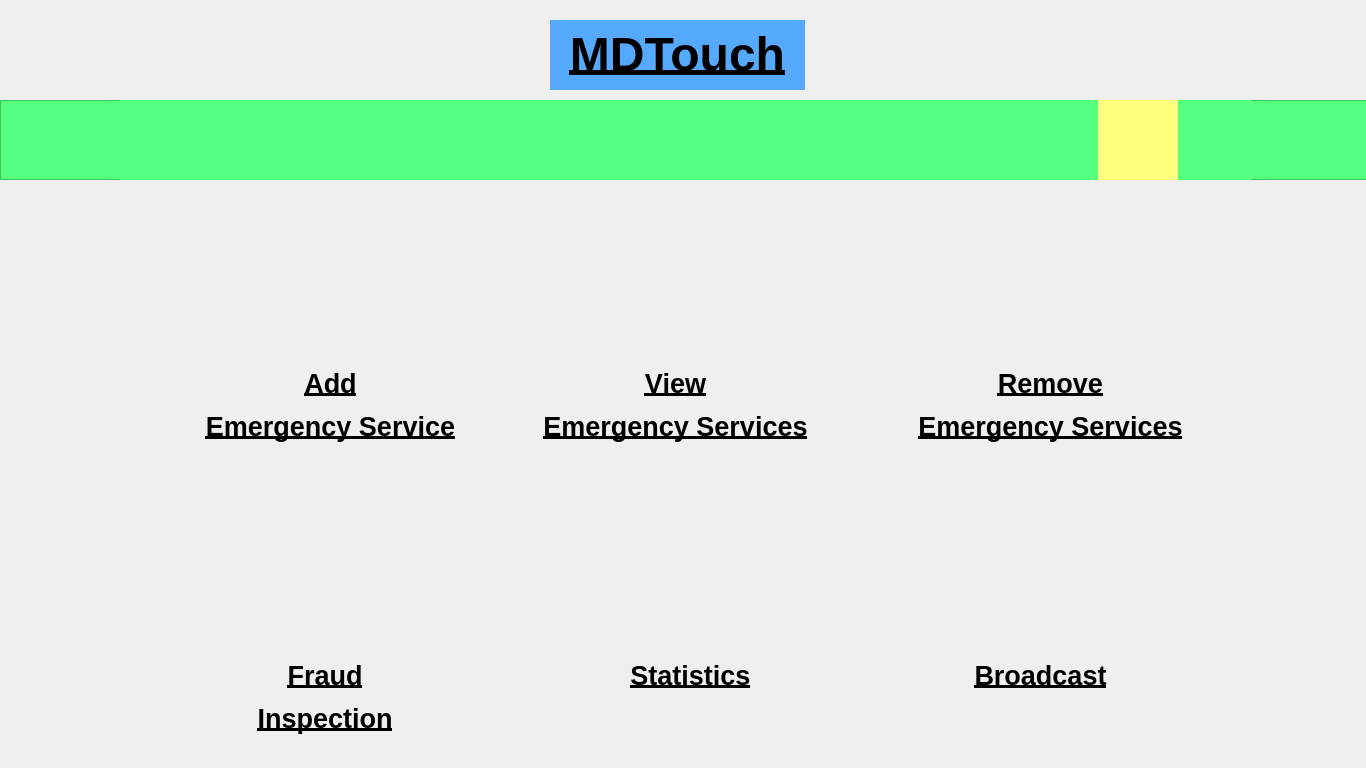
<?xml version="1.0" encoding="UTF-8"?>
<ui version="4.0">
 <class>Emergency</class>
 <widget class="QMainWindow" name="Emergency">
  <property name="geometry">
   <rect>
    <x>0</x>
    <y>0</y>
    <width>1366</width>
    <height>768</height>
   </rect>
  </property>
  <property name="windowTitle">
   <string>MainWindow</string>
  </property>
  <widget class="QWidget" name="centralwidget">
   <widget class="QFrame" name="frame">
    <property name="geometry">
     <rect>
      <x>0</x>
      <y>100</y>
      <width>1371</width>
      <height>80</height>
     </rect>
    </property>
    <property name="styleSheet">
     <string notr="true">background-color: rgb(85, 255, 127);</string>
    </property>
    <property name="frameShape">
     <enum>QFrame::StyledPanel</enum>
    </property>
    <property name="frameShadow">
     <enum>QFrame::Raised</enum>
    </property>
    <widget class="QWidget" name="horizontalLayoutWidget_3">
     <property name="geometry">
      <rect>
       <x>120</x>
       <y>0</y>
       <width>1131</width>
       <height>80</height>
      </rect>
     </property>
     <layout class="QHBoxLayout" name="horizontalLayout_4">
      <item>
       <widget class="QPushButton" name="hospitals">
        <property name="maximumSize">
         <size>
          <width>80</width>
          <height>80</height>
         </size>
        </property>
        <property name="styleSheet">
         <string notr="true">border:none;</string>
        </property>
        <property name="text">
         <string/>
        </property>
        <property name="icon">
         <iconset>
          <normaloff>../MdTouch/Images/hospital.png</normaloff>../MdTouch/Images/hospital.png</iconset>
        </property>
        <property name="iconSize">
         <size>
          <width>50</width>
          <height>50</height>
         </size>
        </property>
       </widget>
      </item>
      <item>
       <widget class="QPushButton" name="events">
        <property name="maximumSize">
         <size>
          <width>80</width>
          <height>80</height>
         </size>
        </property>
        <property name="styleSheet">
         <string notr="true">border:none;</string>
        </property>
        <property name="text">
         <string/>
        </property>
        <property name="icon">
         <iconset>
          <normaloff>../MdTouch/Images/event.jpg</normaloff>../MdTouch/Images/event.jpg</iconset>
        </property>
        <property name="iconSize">
         <size>
          <width>50</width>
          <height>50</height>
         </size>
        </property>
       </widget>
      </item>
      <item>
       <widget class="QPushButton" name="bloodBank">
        <property name="maximumSize">
         <size>
          <width>80</width>
          <height>80</height>
         </size>
        </property>
        <property name="styleSheet">
         <string notr="true">border:none;</string>
        </property>
        <property name="text">
         <string/>
        </property>
        <property name="icon">
         <iconset>
          <normaloff>../MdTouch/Images/bloodbank.png</normaloff>../MdTouch/Images/bloodbank.png</iconset>
        </property>
        <property name="iconSize">
         <size>
          <width>50</width>
          <height>50</height>
         </size>
        </property>
       </widget>
      </item>
      <item>
       <widget class="QPushButton" name="testCenters">
        <property name="maximumSize">
         <size>
          <width>80</width>
          <height>80</height>
         </size>
        </property>
        <property name="styleSheet">
         <string notr="true">border:none;</string>
        </property>
        <property name="text">
         <string/>
        </property>
        <property name="icon">
         <iconset>
          <normaloff>../MdTouch/Images/test_2.png</normaloff>../MdTouch/Images/test_2.png</iconset>
        </property>
        <property name="iconSize">
         <size>
          <width>50</width>
          <height>50</height>
         </size>
        </property>
       </widget>
      </item>
      <item>
       <widget class="QPushButton" name="doctors">
        <property name="maximumSize">
         <size>
          <width>80</width>
          <height>80</height>
         </size>
        </property>
        <property name="styleSheet">
         <string notr="true">border:none;</string>
        </property>
        <property name="text">
         <string/>
        </property>
        <property name="icon">
         <iconset>
          <normaloff>../MdTouch/Images/doctor.png</normaloff>../MdTouch/Images/doctor.png</iconset>
        </property>
        <property name="iconSize">
         <size>
          <width>50</width>
          <height>50</height>
         </size>
        </property>
       </widget>
      </item>
      <item>
       <widget class="QPushButton" name="dispensary">
        <property name="maximumSize">
         <size>
          <width>80</width>
          <height>80</height>
         </size>
        </property>
        <property name="styleSheet">
         <string notr="true">border:none;</string>
        </property>
        <property name="text">
         <string/>
        </property>
        <property name="icon">
         <iconset>
          <normaloff>../MdTouch/Images/dispensary.png</normaloff>../MdTouch/Images/dispensary.png</iconset>
        </property>
        <property name="iconSize">
         <size>
          <width>50</width>
          <height>50</height>
         </size>
        </property>
       </widget>
      </item>
      <item>
       <widget class="QPushButton" name="emergency">
        <property name="maximumSize">
         <size>
          <width>80</width>
          <height>80</height>
         </size>
        </property>
        <property name="styleSheet">
         <string notr="true">background-color: rgb(255, 255, 127);
border:none;</string>
        </property>
        <property name="text">
         <string/>
        </property>
        <property name="icon">
         <iconset>
          <normaloff>../MdTouch/Images/ambulance.png</normaloff>../MdTouch/Images/ambulance.png</iconset>
        </property>
        <property name="iconSize">
         <size>
          <width>50</width>
          <height>50</height>
         </size>
        </property>
       </widget>
      </item>
     </layout>
    </widget>
   </widget>
   <widget class="QLabel" name="removeEmergencyServicesLabel">
    <property name="geometry">
     <rect>
      <x>910</x>
      <y>360</y>
      <width>281</width>
      <height>90</height>
     </rect>
    </property>
    <property name="sizePolicy">
     <sizepolicy hsizetype="Fixed" vsizetype="Fixed">
      <horstretch>0</horstretch>
      <verstretch>0</verstretch>
     </sizepolicy>
    </property>
    <property name="text">
     <string>&lt;html&gt;&lt;head/&gt;&lt;body&gt;&lt;p align=&quot;center&quot;&gt;&lt;span style=&quot; font-size:20pt; font-weight:600; text-decoration: underline;&quot;&gt;Remove&lt;/span&gt;&lt;/p&gt;&lt;p align=&quot;center&quot;&gt;&lt;span style=&quot; font-size:20pt; font-weight:600; text-decoration: underline;&quot;&gt;Emergency Services&lt;/span&gt;&lt;/p&gt;&lt;/body&gt;&lt;/html&gt;</string>
    </property>
   </widget>
   <widget class="QLabel" name="fraudLabel">
    <property name="geometry">
     <rect>
      <x>250</x>
      <y>660</y>
      <width>150</width>
      <height>90</height>
     </rect>
    </property>
    <property name="sizePolicy">
     <sizepolicy hsizetype="Fixed" vsizetype="Fixed">
      <horstretch>0</horstretch>
      <verstretch>0</verstretch>
     </sizepolicy>
    </property>
    <property name="text">
     <string>&lt;html&gt;&lt;head/&gt;&lt;body&gt;&lt;p align=&quot;center&quot;&gt;&lt;span style=&quot; font-size:20pt; font-weight:600; text-decoration: underline;&quot;&gt;Fraud&lt;/span&gt;&lt;/p&gt;&lt;p align=&quot;center&quot;&gt;&lt;span style=&quot; font-size:20pt; font-weight:600; text-decoration: underline;&quot;&gt;Inspection&lt;/span&gt;&lt;/p&gt;&lt;/body&gt;&lt;/html&gt;</string>
    </property>
    <property name="alignment">
     <set>Qt::AlignLeading|Qt::AlignLeft|Qt::AlignTop</set>
    </property>
   </widget>
   <widget class="QPushButton" name="logout">
    <property name="geometry">
     <rect>
      <x>1240</x>
      <y>10</y>
      <width>101</width>
      <height>91</height>
     </rect>
    </property>
    <property name="styleSheet">
     <string notr="true">border:none;</string>
    </property>
    <property name="text">
     <string/>
    </property>
    <property name="icon">
     <iconset>
      <normaloff>../MdTouch/Images/logout.jpg</normaloff>../MdTouch/Images/logout.jpg</iconset>
    </property>
    <property name="iconSize">
     <size>
      <width>80</width>
      <height>80</height>
     </size>
    </property>
   </widget>
   <widget class="QLabel" name="addEmergencyServicesLabel">
    <property name="geometry">
     <rect>
      <x>200</x>
      <y>360</y>
      <width>261</width>
      <height>90</height>
     </rect>
    </property>
    <property name="sizePolicy">
     <sizepolicy hsizetype="Fixed" vsizetype="Fixed">
      <horstretch>0</horstretch>
      <verstretch>0</verstretch>
     </sizepolicy>
    </property>
    <property name="text">
     <string>&lt;html&gt;&lt;head/&gt;&lt;body&gt;&lt;p align=&quot;center&quot;&gt;&lt;span style=&quot; font-size:20pt; font-weight:600; text-decoration: underline;&quot;&gt;Add&lt;/span&gt;&lt;/p&gt;&lt;p align=&quot;center&quot;&gt;&lt;span style=&quot; font-size:20pt; font-weight:600; text-decoration: underline;&quot;&gt;Emergency Service&lt;/span&gt;&lt;/p&gt;&lt;/body&gt;&lt;/html&gt;</string>
    </property>
   </widget>
   <widget class="QLabel" name="title">
    <property name="geometry">
     <rect>
      <x>550</x>
      <y>20</y>
      <width>255</width>
      <height>70</height>
     </rect>
    </property>
    <property name="sizePolicy">
     <sizepolicy hsizetype="Fixed" vsizetype="Fixed">
      <horstretch>0</horstretch>
      <verstretch>0</verstretch>
     </sizepolicy>
    </property>
    <property name="minimumSize">
     <size>
      <width>0</width>
      <height>50</height>
     </size>
    </property>
    <property name="maximumSize">
     <size>
      <width>400</width>
      <height>70</height>
     </size>
    </property>
    <property name="styleSheet">
     <string notr="true">background-color: rgb(85, 170, 255);</string>
    </property>
    <property name="text">
     <string>&lt;!DOCTYPE HTML PUBLIC &quot;-//W3C//DTD HTML 4.0//EN&quot; &quot;http://www.w3.org/TR/REC-html40/strict.dtd&quot;&gt;
&lt;html&gt;&lt;head&gt;&lt;meta name=&quot;qrichtext&quot; content=&quot;1&quot; /&gt;&lt;style type=&quot;text/css&quot;&gt;
p, li { white-space: pre-wrap; }
&lt;/style&gt;&lt;/head&gt;&lt;body style=&quot; font-family:'MS Shell Dlg 2'; font-size:8pt; font-weight:400; font-style:normal;&quot;&gt;
&lt;p align=&quot;center&quot; style=&quot; margin-top:12px; margin-bottom:12px; margin-left:0px; margin-right:0px; -qt-block-indent:0; text-indent:0px;&quot;&gt;&lt;span style=&quot; font-size:36pt; font-weight:600; text-decoration: underline;&quot;&gt;MDTouch&lt;/span&gt;&lt;/p&gt;&lt;/body&gt;&lt;/html&gt;</string>
    </property>
   </widget>
   <widget class="QWidget" name="horizontalLayoutWidget">
    <property name="geometry">
     <rect>
      <x>40</x>
      <y>230</y>
      <width>1291</width>
      <height>151</height>
     </rect>
    </property>
    <layout class="QHBoxLayout" name="horizontalLayout">
     <item>
      <widget class="QPushButton" name="addEmergencyService">
       <property name="maximumSize">
        <size>
         <width>120</width>
         <height>120</height>
        </size>
       </property>
       <property name="styleSheet">
        <string notr="true">border:none;</string>
       </property>
       <property name="text">
        <string/>
       </property>
       <property name="icon">
        <iconset>
         <normaloff>../MdTouch/Images/add_ambulance.png</normaloff>../MdTouch/Images/add_ambulance.png</iconset>
       </property>
       <property name="iconSize">
        <size>
         <width>100</width>
         <height>100</height>
        </size>
       </property>
      </widget>
     </item>
     <item>
      <widget class="QPushButton" name="viewEmergencyServices">
       <property name="sizePolicy">
        <sizepolicy hsizetype="Fixed" vsizetype="Fixed">
         <horstretch>0</horstretch>
         <verstretch>0</verstretch>
        </sizepolicy>
       </property>
       <property name="maximumSize">
        <size>
         <width>120</width>
         <height>120</height>
        </size>
       </property>
       <property name="styleSheet">
        <string notr="true">border:none;</string>
       </property>
       <property name="text">
        <string/>
       </property>
       <property name="icon">
        <iconset>
         <normaloff>../MdTouch/Images/search_ambulance.png</normaloff>../MdTouch/Images/search_ambulance.png</iconset>
       </property>
       <property name="iconSize">
        <size>
         <width>125</width>
         <height>125</height>
        </size>
       </property>
      </widget>
     </item>
     <item>
      <widget class="QPushButton" name="removeEmergencyService">
       <property name="maximumSize">
        <size>
         <width>120</width>
         <height>120</height>
        </size>
       </property>
       <property name="styleSheet">
        <string notr="true">border:none;</string>
       </property>
       <property name="text">
        <string/>
       </property>
       <property name="icon">
        <iconset>
         <normaloff>../MdTouch/Images/remove_ambulance.png</normaloff>../MdTouch/Images/remove_ambulance.png</iconset>
       </property>
       <property name="iconSize">
        <size>
         <width>100</width>
         <height>100</height>
        </size>
       </property>
      </widget>
     </item>
    </layout>
   </widget>
   <widget class="QWidget" name="horizontalLayoutWidget_2">
    <property name="geometry">
     <rect>
      <x>40</x>
      <y>520</y>
      <width>1291</width>
      <height>161</height>
     </rect>
    </property>
    <layout class="QHBoxLayout" name="horizontalLayout_2">
     <item>
      <widget class="QPushButton" name="fraud">
       <property name="sizePolicy">
        <sizepolicy hsizetype="Fixed" vsizetype="Fixed">
         <horstretch>0</horstretch>
         <verstretch>0</verstretch>
        </sizepolicy>
       </property>
       <property name="maximumSize">
        <size>
         <width>120</width>
         <height>120</height>
        </size>
       </property>
       <property name="styleSheet">
        <string notr="true">border:none;</string>
       </property>
       <property name="text">
        <string/>
       </property>
       <property name="icon">
        <iconset>
         <normaloff>../MdTouch/Images/fraud.png</normaloff>../MdTouch/Images/fraud.png</iconset>
       </property>
       <property name="iconSize">
        <size>
         <width>100</width>
         <height>100</height>
        </size>
       </property>
      </widget>
     </item>
     <item>
      <widget class="QPushButton" name="statistics">
       <property name="sizePolicy">
        <sizepolicy hsizetype="Fixed" vsizetype="Fixed">
         <horstretch>0</horstretch>
         <verstretch>0</verstretch>
        </sizepolicy>
       </property>
       <property name="maximumSize">
        <size>
         <width>120</width>
         <height>120</height>
        </size>
       </property>
       <property name="styleSheet">
        <string notr="true">border:none;</string>
       </property>
       <property name="text">
        <string/>
       </property>
       <property name="icon">
        <iconset>
         <normaloff>../MdTouch/Images/statistics.png</normaloff>../MdTouch/Images/statistics.png</iconset>
       </property>
       <property name="iconSize">
        <size>
         <width>100</width>
         <height>100</height>
        </size>
       </property>
      </widget>
     </item>
     <item>
      <widget class="QPushButton" name="broadcast">
       <property name="sizePolicy">
        <sizepolicy hsizetype="Fixed" vsizetype="Fixed">
         <horstretch>0</horstretch>
         <verstretch>0</verstretch>
        </sizepolicy>
       </property>
       <property name="maximumSize">
        <size>
         <width>120</width>
         <height>120</height>
        </size>
       </property>
       <property name="styleSheet">
        <string notr="true">border:none;</string>
       </property>
       <property name="text">
        <string/>
       </property>
       <property name="icon">
        <iconset>
         <normaloff>../MdTouch/Images/broadcast.png</normaloff>../MdTouch/Images/broadcast.png</iconset>
       </property>
       <property name="iconSize">
        <size>
         <width>100</width>
         <height>100</height>
        </size>
       </property>
      </widget>
     </item>
    </layout>
   </widget>
   <widget class="QLabel" name="broadcastLabel">
    <property name="geometry">
     <rect>
      <x>960</x>
      <y>660</y>
      <width>161</width>
      <height>61</height>
     </rect>
    </property>
    <property name="sizePolicy">
     <sizepolicy hsizetype="Fixed" vsizetype="Fixed">
      <horstretch>0</horstretch>
      <verstretch>0</verstretch>
     </sizepolicy>
    </property>
    <property name="text">
     <string>&lt;html&gt;&lt;head/&gt;&lt;body&gt;&lt;p align=&quot;center&quot;&gt;&lt;span style=&quot; font-size:20pt; font-weight:600; text-decoration: underline;&quot;&gt;Broadcast&lt;/span&gt;&lt;/p&gt;&lt;/body&gt;&lt;/html&gt;</string>
    </property>
    <property name="alignment">
     <set>Qt::AlignLeading|Qt::AlignLeft|Qt::AlignTop</set>
    </property>
   </widget>
   <widget class="QLabel" name="viewEmergencyServicesLabel">
    <property name="geometry">
     <rect>
      <x>530</x>
      <y>360</y>
      <width>291</width>
      <height>90</height>
     </rect>
    </property>
    <property name="sizePolicy">
     <sizepolicy hsizetype="Fixed" vsizetype="Fixed">
      <horstretch>0</horstretch>
      <verstretch>0</verstretch>
     </sizepolicy>
    </property>
    <property name="text">
     <string>&lt;html&gt;&lt;head/&gt;&lt;body&gt;&lt;p align=&quot;center&quot;&gt;&lt;span style=&quot; font-size:20pt; font-weight:600; text-decoration: underline;&quot;&gt;View&lt;/span&gt;&lt;/p&gt;&lt;p align=&quot;center&quot;&gt;&lt;span style=&quot; font-size:20pt; font-weight:600; text-decoration: underline;&quot;&gt;Emergency Services&lt;/span&gt;&lt;/p&gt;&lt;/body&gt;&lt;/html&gt;</string>
    </property>
   </widget>
   <widget class="QLabel" name="statisticsLabel">
    <property name="geometry">
     <rect>
      <x>620</x>
      <y>660</y>
      <width>141</width>
      <height>41</height>
     </rect>
    </property>
    <property name="sizePolicy">
     <sizepolicy hsizetype="Fixed" vsizetype="Fixed">
      <horstretch>0</horstretch>
      <verstretch>0</verstretch>
     </sizepolicy>
    </property>
    <property name="text">
     <string>&lt;html&gt;&lt;head/&gt;&lt;body&gt;&lt;p align=&quot;center&quot;&gt;&lt;span style=&quot; font-size:20pt; font-weight:600; text-decoration: underline;&quot;&gt;Statistics&lt;/span&gt;&lt;/p&gt;&lt;/body&gt;&lt;/html&gt;</string>
    </property>
    <property name="alignment">
     <set>Qt::AlignLeading|Qt::AlignLeft|Qt::AlignTop</set>
    </property>
   </widget>
   <widget class="QPushButton" name="back">
    <property name="geometry">
     <rect>
      <x>30</x>
      <y>0</y>
      <width>101</width>
      <height>100</height>
     </rect>
    </property>
    <property name="styleSheet">
     <string notr="true">border:none;</string>
    </property>
    <property name="text">
     <string/>
    </property>
    <property name="icon">
     <iconset>
      <normaloff>../MdTouch/Images/back.png</normaloff>../MdTouch/Images/back.png</iconset>
    </property>
    <property name="iconSize">
     <size>
      <width>80</width>
      <height>80</height>
     </size>
    </property>
   </widget>
   <widget class="QPushButton" name="inbox">
    <property name="geometry">
     <rect>
      <x>1130</x>
      <y>0</y>
      <width>80</width>
      <height>80</height>
     </rect>
    </property>
    <property name="maximumSize">
     <size>
      <width>100</width>
      <height>100</height>
     </size>
    </property>
    <property name="styleSheet">
     <string notr="true">border:none;</string>
    </property>
    <property name="text">
     <string/>
    </property>
    <property name="icon">
     <iconset>
      <normaloff>../MdTouch/Images/inbox.png</normaloff>../MdTouch/Images/inbox.png</iconset>
    </property>
    <property name="iconSize">
     <size>
      <width>80</width>
      <height>80</height>
     </size>
    </property>
   </widget>
  </widget>
 </widget>
 <resources/>
 <connections/>
</ui>
